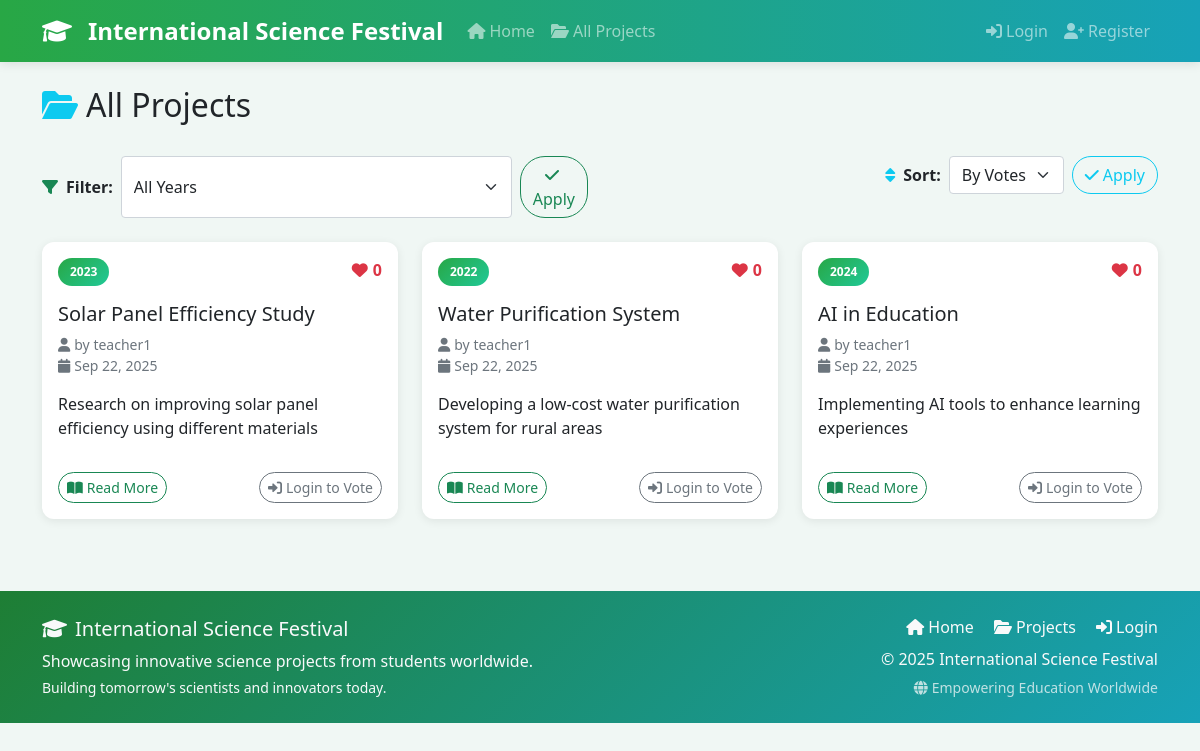
The app's page /projects.php with its own data.
### tables this page shows
CREATE TABLE IF NOT EXISTS projects (
    id INT AUTO_INCREMENT PRIMARY KEY,
    title VARCHAR(200) NOT NULL,
    description TEXT,
    content TEXT NOT NULL,
    author_id INT NOT NULL,
    year YEAR NOT NULL,
    created_at TIMESTAMP DEFAULT CURRENT_TIMESTAMP,
    updated_at TIMESTAMP DEFAULT CURRENT_TIMESTAMP ON UPDATE CURRENT_TIMESTAMP,
    FOREIGN KEY (author_id) REFERENCES users(id) ON DELETE CASCADE
);

CREATE TABLE IF NOT EXISTS users (
    id INT AUTO_INCREMENT PRIMARY KEY,
    username VARCHAR(50) UNIQUE NOT NULL,
    email VARCHAR(100) UNIQUE NOT NULL,
    password VARCHAR(255) NOT NULL,
    role ENUM('teacher', 'student', 'admin') DEFAULT 'student',
    created_at TIMESTAMP DEFAULT CURRENT_TIMESTAMP
);

### includes/functions.php (called while the page is built, shortened)
<?php
require_once 'config/database.php';
function isLoggedIn() {
    return isset($_SESSION['user_id']);
}
function getProjects($year = null, $limit = null) {
    global $pdo;
    $sql = "SELECT p.*, u.username as author_name,
            COUNT(v.id) as vote_count
            FROM projects p
            JOIN users u ON p.author_id = u.id
            LEFT JOIN votes v ON p.id = v.project_id
            WHERE 1=1";
    $params = [];
    $sql .= " GROUP BY p.id ORDER BY vote_count DESC, p.created_at DESC";
    $stmt = $pdo->prepare($sql);
    $stmt->execute($params);
    return $stmt->fetchAll();
}
?>

### projects.php (the view, shortened to what this page needs)
<?php
require_once 'includes/functions.php';
$year = isset($_GET['year']) ? $_GET['year'] : null;
$sort = isset($_GET['sort']) ? $_GET['sort'] : 'votes';
$projects = getProjects($year);
include 'includes/header.php';
?>
<div class="d-flex justify-content-between align-items-center mb-4">
    <h2>
        <i class="fas fa-folder-open me-2 text-info"></i>All Projects
    </h2>
</div>
<div class="row mb-4">
    <div class="col-md-6 mb-3 mb-md-0">
        <form method="GET" class="d-flex">
            <label class="me-2 d-flex align-items-center">
                <i class="fas fa-filter me-2 text-success"></i>
                <strong>Filter:</strong>
            </label>
            <select name="year" class="form-select me-2">
                <option value="">All Years</option>
            </select>
            <button type="submit" class="btn btn-outline-success">
                <i class="fas fa-check me-1"></i>Apply
            </button>
        </form>
    </div>
    <div class="col-md-6">
        <form method="GET" class="d-flex justify-content-end">
            <label class="me-2 d-flex align-items-center">
                <i class="fas fa-sort me-2 text-info"></i>
                <strong>Sort:</strong>
            </label>
            <select name="sort" class="form-select me-2" style="width: auto;">
                <option value="votes" <?php echo $sort === 'votes' ? 'selected' : ''; ?>>By Votes</option>
            </select>
            <button type="submit" class="btn btn-outline-info">
                <i class="fas fa-check me-1"></i>Apply
            </button>
        </form>
    </div>
</div>
<?php if (empty($projects)): ?>
    <div class="text-center py-5">
        <i class="fas fa-search fa-3x text-muted mb-3"></i>
        <h3 class="text-muted">No projects found</h3>
        <p class="text-muted">
            <?php if ($year): ?>
                No projects were submitted in <?php echo $year; ?>.
            <?php else: ?>
                No projects have been uploaded yet. Be the first!
            <?php endif; ?>
        </p>
        <?php if (isTeacher() || isAdmin()): ?>
            <a href="upload.php" class="btn btn-primary mt-3">
                <i class="fas fa-plus me-2"></i>Upload First Project
            </a>
        <?php endif; ?>
    </div>
<?php else: ?>
    <div class="row">
        <?php foreach ($projects as $project): ?>
            <div class="col-md-6 col-lg-4 mb-4">
                <div class="card h-100 project-card">
                    <div class="card-body">
                        <div class="d-flex justify-content-between align-items-start mb-3">
                            <span class="badge bg-success"><?php echo $project['year']; ?></span>
                            <div class="vote-display">
                                <i class="fas fa-heart"></i>
                                <span class="vote-count"><?php echo $project['vote_count']; ?></span>
                            </div>
                        </div>
                        <h5 class="card-title mb-2">
                            <a href="project.php?id=<?php echo $project['id']; ?>" class="text-decoration-none text-dark">
                                <?php echo htmlspecialchars($project['title']); ?>
                            </a>
                        </h5>
                        <p class="card-text text-muted small mb-3">
                            <i class="fas fa-user me-1"></i>by <?php echo htmlspecialchars($project['author_name']); ?>
                            <br>
                            <i class="fas fa-calendar me-1"></i><?php echo date('M j, Y', strtotime($project['created_at'])); ?>
                        </p>
                        <?php if ($project['description']): ?>
                            <p class="card-text">
                                <?php echo htmlspecialchars(substr($project['description'], 0, 100)); ?>
                            </p>
                        <?php endif; ?>
                        <div class="d-flex justify-content-between align-items-center mt-auto pt-3">
                            <a href="project.php?id=<?php echo $project['id']; ?>" class="btn btn-sm btn-outline-success">
                                <i class="fas fa-book-open me-1"></i>Read More
                            </a>
                            <?php if (isLoggedIn()): ?>
                                <?php if (hasUserVoted($_SESSION['user_id'], $project['id'])): ?>
                                    <small class="text-success fw-bold">
                                        <i class="fas fa-check-circle"></i> Voted
                                    </small>
                                <?php else: ?>
                                    <form method="POST" action="vote.php" class="d-inline">
                                        <input type="hidden" name="project_id" value="<?php echo $project['id']; ?>">
                                        <input type="hidden" name="redirect" value="projects.php">
                                        <button type="submit" class="btn btn-sm vote-btn">
                                            <i class="fas fa-heart me-1"></i>Vote
                                        </button>
                                    </form>
                                <?php endif; ?>
                            <?php else: ?>
                                <a href="login.php" class="btn btn-sm btn-outline-secondary">
                                    <i class="fas fa-sign-in-alt me-1"></i>Login to Vote
                                </a>
                            <?php endif; ?>
                        </div>
                    </div>
                </div>
            </div>
        <?php endforeach; ?>
    </div>
<?php endif; ?>
<?php include 'includes/footer.php'; ?>

### includes/header.php (shortened to what this page needs)
<!DOCTYPE html>
<html lang="en">
<head>
    <link href="https://cdn.jsdelivr.net/npm/bootstrap@5.1.3/dist/css/bootstrap.min.css" rel="stylesheet">
    <link href="https://cdnjs.cloudflare.com/ajax/libs/font-awesome/6.0.0/css/all.min.css" rel="stylesheet">
    <link href="assets/css/style.css" rel="stylesheet">
</head>
<body>
    <nav class="navbar navbar-expand-lg navbar-dark bg-primary">
        <div class="container">
            <a class="navbar-brand" href="index.php">
                <i class="fas fa-graduation-cap me-2"></i>International Science Festival
            </a>
            <div class="collapse navbar-collapse" id="navbarNav">
                <ul class="navbar-nav me-auto">
                    <li class="nav-item">
                        <a class="nav-link" href="index.php">
                            <i class="fas fa-home me-1"></i>Home
                        </a>
                    </li>
                    <li class="nav-item">
                        <a class="nav-link" href="projects.php">
                            <i class="fas fa-folder-open me-1"></i>All Projects
                        </a>
                    </li>
                </ul>
                <ul class="navbar-nav">
                    <?php if (isLoggedIn()): ?>
                        <li class="nav-item dropdown">
                            <a class="nav-link dropdown-toggle" href="#" id="navbarDropdown" role="button" data-bs-toggle="dropdown">
                                <i class="fas fa-user-circle me-1"></i><?php echo $_SESSION['username']; ?>
                            </a>
                            <ul class="dropdown-menu dropdown-menu-end">
                                <li><span class="dropdown-item-text text-muted">
                                    <i class="fas fa-id-badge me-1"></i>Role: <?php echo ucfirst($_SESSION['role']); ?>
                                </span></li>
                                <li><hr class="dropdown-divider"></li>
                                <li><a class="dropdown-item" href="logout.php">
                                    <i class="fas fa-sign-out-alt me-1"></i>Logout
                                </a></li>
                            </ul>
                        </li>
                    <?php else: ?>
                        <li class="nav-item">
                            <a class="nav-link" href="login.php">
                                <i class="fas fa-sign-in-alt me-1"></i>Login
                            </a>
                        </li>
                        <li class="nav-item">
                            <a class="nav-link" href="register.php">
                                <i class="fas fa-user-plus me-1"></i>Register
                            </a>
                        </li>
                    <?php endif; ?>
                </ul>
            </div>
        </div>
    </nav>
    <div class="container mt-4">

### includes/footer.php (shortened to what this page needs)
    </div>
    <footer class="text-light mt-5 py-4">
        <div class="container">
            <div class="row align-items-center">
                <div class="col-md-6 mb-3 mb-md-0">
                    <h5 class="mb-2">
                        <i class="fas fa-graduation-cap me-2"></i>International Science Festival
                    </h5>
                    <p class="mb-1">Showcasing innovative science projects from students worldwide.</p>
                    <p class="mb-0 small">Building tomorrow's scientists and innovators today.</p>
                </div>
                <div class="col-md-6 text-md-end">
                    <div class="mb-2">
                        <a href="index.php" class="text-light text-decoration-none me-3">
                            <i class="fas fa-home me-1"></i>Home
                        </a>
                        <a href="projects.php" class="text-light text-decoration-none me-3">
                            <i class="fas fa-folder-open me-1"></i>Projects
                        </a>
                        <?php if (isLoggedIn()): ?>
                        <a href="logout.php" class="text-light text-decoration-none">
                            <i class="fas fa-sign-out-alt me-1"></i>Logout
                        </a>
                        <?php else: ?>
                        <a href="login.php" class="text-light text-decoration-none">
                            <i class="fas fa-sign-in-alt me-1"></i>Login
                        </a>
                        <?php endif; ?>
                    </div>
                    <p class="mb-1">&copy; <?php echo date('Y'); ?> International Science Festival</p>
                    <small class="text-light opacity-75">
                        <i class="fas fa-globe me-1"></i>Empowering Education Worldwide
                    </small>
                </div>
            </div>
        </div>
    </footer>
</body>
</html>

### assets/css/style.css (style rules this page uses)
body { font-family: 'Segoe UI', Tahoma, Geneva, Verdana, sans-serif; background-color: #f0f7f4; min-height: 100vh; display: flex; flex-direction: column; }
.project-card { transition: all 0.3s ease; border: none; box-shadow: 0 2px 10px rgba(0, 0, 0, 0.08); border-radius: 12px; overflow: hidden; border-left: 4px solid #28a745; }
.vote-display { display: flex; align-items: center; gap: 5px; font-weight: bold; color: #dc3545; }
.navbar-brand { font-weight: bold; font-size: 1.5rem; display: flex; align-items: center; gap: 8px; }
.card { border: none; border-radius: 12px; box-shadow: 0 2px 10px rgba(0, 0, 0, 0.08); overflow: hidden; }
.btn { border-radius: 25px; transition: all 0.3s ease; font-weight: 500; }
.badge { font-size: 0.75rem; padding: 0.5rem 0.75rem; border-radius: 15px; font-weight: 600; }
footer { margin-top: auto; background: linear-gradient(135deg, #1e7e34 0%, #17a2b8 100%); }
.navbar-dark.bg-primary { background: linear-gradient(90deg, #28a745 0%, #17a2b8 100%) !important; box-shadow: 0 2px 10px rgba(0, 0, 0, 0.1); }
.card { transition: all 0.3s ease; }
body { animation: fadeIn 0.3s ease-in; }
a { transition: all 0.2s ease; }
.badge.bg-success { background: linear-gradient(135deg, #28a745 0%, #20c997 100%) !important; }

### records on screen
projects: year "2023", vote_count "0", title "Solar Panel Efficiency Study", author.username "teacher1", created_at "Sep 22, 2025", description "Research on improving solar panel efficiency using different materials"
projects: year "2022", vote_count "0", title "Water Purification System", author.username "teacher1", created_at "Sep 22, 2025", description "Developing a low-cost water purification system for rural areas"
projects: year "2024", vote_count "0", title "AI in Education", author.username "teacher1", created_at "Sep 22, 2025", description "Implementing AI tools to enhance learning experiences"
